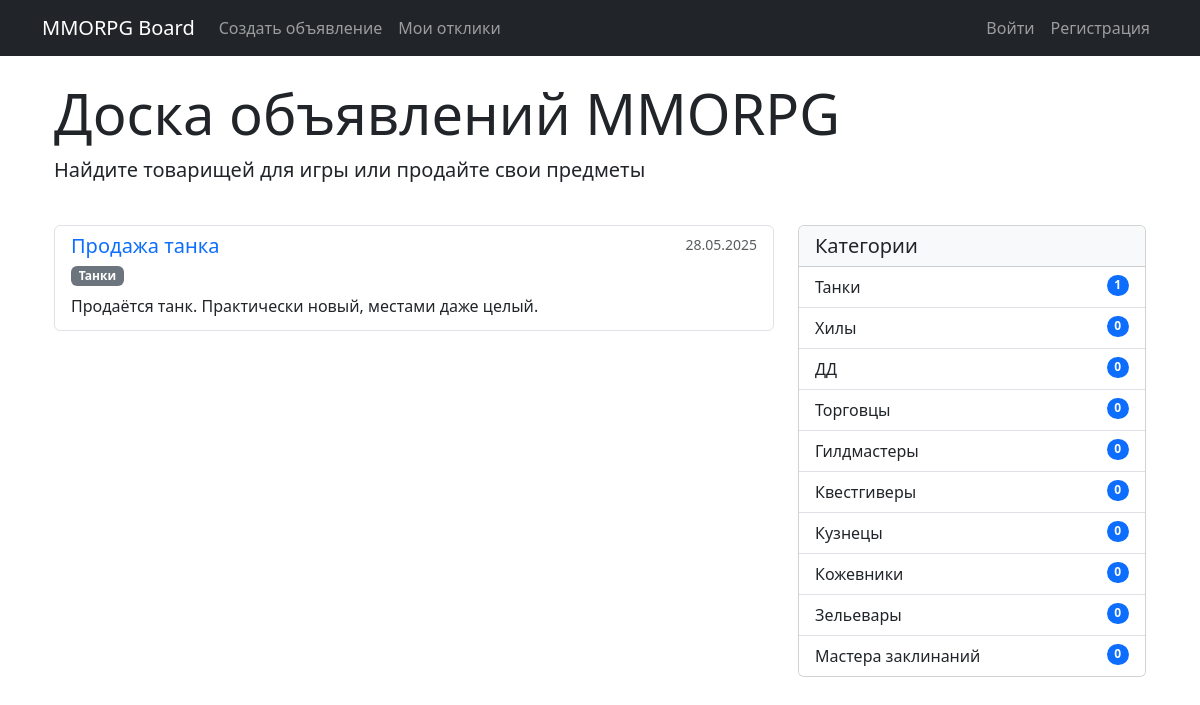
The app's page /, older data.
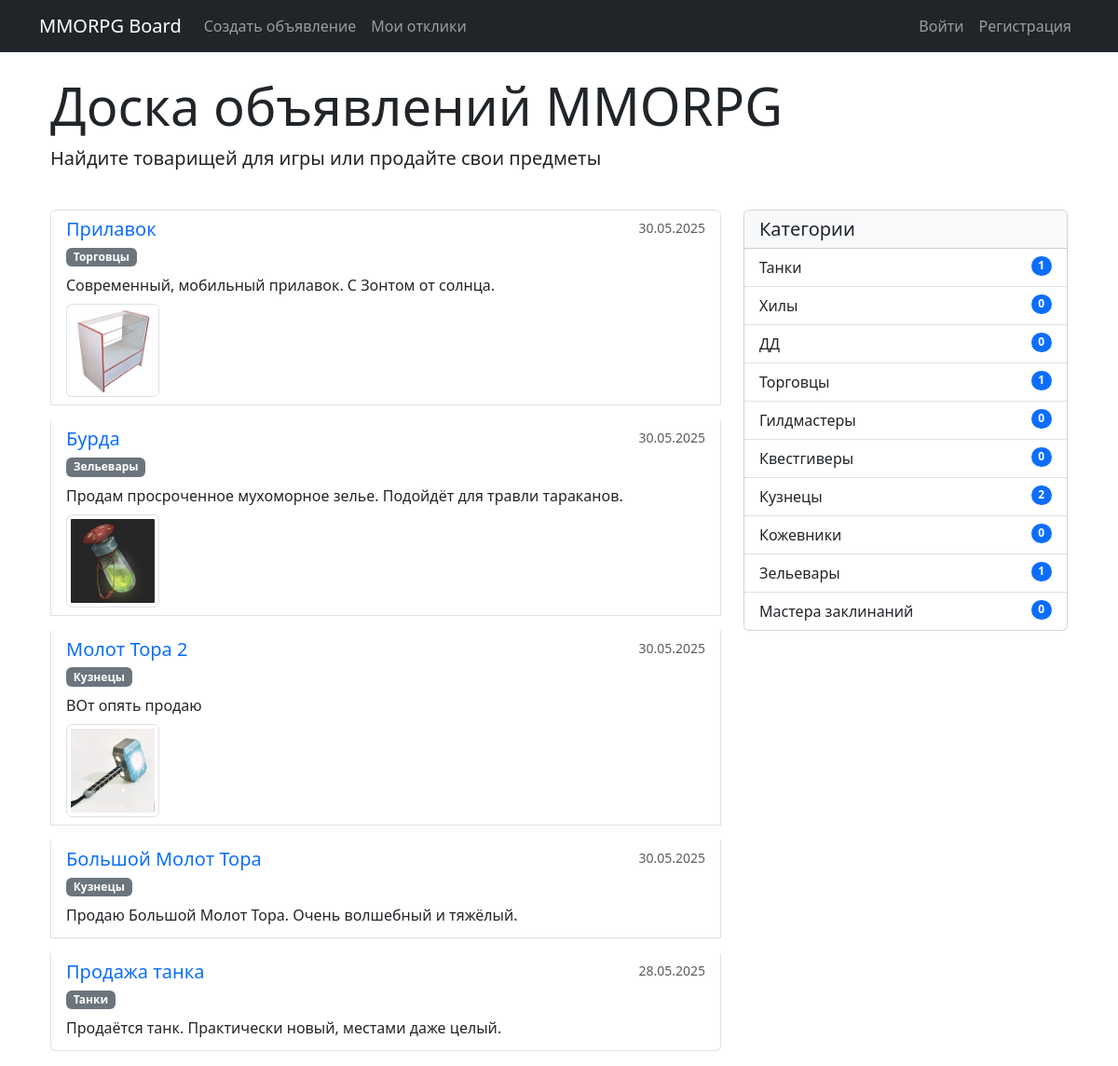
The same page, newer data.
### ads/models.py (models this page shows, shortened)
class Advertisement(models.Model):
    title = models.CharField(max_length=255, validators=[MinLengthValidator(5)])
    content = CKEditor5Field('Text', config_name='default')
    image = models.ImageField(upload_to='ads_images/', blank=True, null=True, verbose_name="Изображение")
    video = models.FileField(upload_to='ads_videos/', blank=True, null=True, verbose_name="Видео")
    author = models.ForeignKey(User, on_delete=models.CASCADE)
    category = models.ForeignKey(Category, on_delete=models.PROTECT)
    created_at = models.DateTimeField(auto_now_add=True)
    updated_at = models.DateTimeField(auto_now=True)

class Category(models.Model):
    CATEGORY_CHOICES = [
        ('Tanks', 'Танки'),
        ('Heals', 'Хилы'),
        ('DD', 'ДД'),
        ('Merchants', 'Торговцы'),
        ('Guildmasters', 'Гилдмастеры'),
        ('Questgivers', 'Квестгиверы'),
        ('Blacksmiths', 'Кузнецы'),
        ('Tanners', 'Кожевники'),
        ('Potionmakers', 'Зельевары'),
        ('Spellmasters', 'Мастера заклинаний'),
    ]
    name = models.CharField(max_length=20, choices=CATEGORY_CHOICES, unique=True)

### ads/views.py (the view)
# urls.py: path('', home, name='home'),
def home(request):
    categories = Category.objects.all()
    advertisements = Advertisement.objects.all().order_by('-created_at')
    return render(request, 'ads/home.html', {
        'categories': categories,
        'advertisements': advertisements,
    })

### templates/ads/home.html (shortened to what this page needs)
{% extends 'base.html' %}
{% block content %}
<div class="container">
    <div class="row mb-4">
        <div class="col">
            <h1 class="display-4">Доска объявлений MMORPG</h1>
            <p class="lead">Найдите товарищей для игры или продайте свои предметы</p>
        </div>
        <div class="col-auto">
        </div>
    </div>
    <div class="row">
        <div class="col-lg-8">
            {% if advertisements %}
            <div class="list-group">
                {% for ad in advertisements %}
                <div class="list-group-item mb-3">
                    <div class="d-flex w-100 justify-content-between">
                        <h5 class="mb-1">
                            <a href="{% url 'advertisement_detail' ad.pk %}"
                               class="text-decoration-none">
                                {{ ad.title }}
                            </a>
                        </h5>
                        <small class="text-muted">{{ ad.created_at|date:"d.m.Y" }}</small>
                    </div>
                    <div class="mb-2">
                        <span class="badge bg-secondary">
                            {{ ad.category.get_name_display }}
                        </span>
                    </div>
                    <p class="mb-1">{{ ad.content|striptags|truncatechars:150 }}</p>
                    {% if ad.image and ad.image.url %}
                    <div class="mt-2">
                        <img src="{{ ad.image.url }}"
                             alt="{{ ad.title }}"
                             class="img-thumbnail"
                             style="max-height: 100px;"
                             onerror="this.style.display='none'">
                    </div>
                    {% endif %}
                </div>
                {% endfor %}
            </div>
            {% else %}
            <div class="alert alert-info">
                Пока нет объявлений. Будьте первым!
            </div>
            {% endif %}
        </div>
        <div class="col-lg-4">
            <div class="card mb-4">
                <div class="card-header bg-light">
                    <h5 class="mb-0">Категории</h5>
                </div>
                <div class="list-group list-group-flush">
                    {% for category in categories %}
                    <a href="#" class="list-group-item list-group-item-action">
                        {{ category.get_name_display }}
                        <span class="badge bg-primary rounded-pill float-end">
                            {{ category.advertisement_set.count }}
                        </span>
                    </a>
                    {% endfor %}
                </div>
            </div>
        </div>
    </div>
</div>
{% endblock %}

### templates/base.html (shortened to what this page needs)
<!DOCTYPE html>
<html lang="ru">
<head>
    <link href="https://cdn.jsdelivr.net/npm/bootstrap@5.3.0/dist/css/bootstrap.min.css" rel="stylesheet">
    <link href="https://cdn.jsdelivr.net/npm/bootstrap-icons/font/bootstrap-icons.css" rel="stylesheet">
</head>
<body>
    <nav class="navbar navbar-expand-lg navbar-dark bg-dark">
        <div class="container">
            <a class="navbar-brand" href="{% url 'home' %}">MMORPG Board</a>
            <div class="collapse navbar-collapse">
                <ul class="navbar-nav me-auto">
                    <li class="nav-item">
                        <a class="nav-link" href="{% url 'create_advertisement' %}">Создать объявление</a>
                    </li>
                    <li class="nav-item">
                        <a class="nav-link" href="{% url 'my_responses' %}">Мои отклики</a>
                    </li>
                </ul>
                <ul class="navbar-nav">
                    {% if user.is_authenticated %}
                        <li class="nav-item">
                            <span class="nav-link">Привет, {{ user.username }}!</span>
                        </li>
                        <li class="nav-item">
                            <form action="{% url 'logout' %}" method="post">
                                {% csrf_token %}
                                <button type="submit" class="nav-link btn btn-link" style="display: inline;">
                                    Выйти
                                </button>
                            </form>
                        </li>
                    {% else %}
                        <li class="nav-item">
                            <a class="nav-link" href="{% url 'login' %}">Войти</a>
                        </li>
                        <li class="nav-item">
                            <a class="nav-link" href="{% url 'register' %}">Регистрация</a>
                        </li>
                    {% endif %}
                </ul>
            </div>
        </div>
    </nav>
    <div class="container mt-4">
        {% block content %}
        {% endblock %}
    </div>
</body>
</html>

Row changes from the older to the newer data that the page shows:
added Advertisement: title "Прилавок", created_at "30.05.2025", category.name "Торговцы", content "Современный, мобильный прилавок. С Зонтом от солнца.", image (picture)
added Advertisement: title "Бурда", created_at "30.05.2025", category.name "Зельевары", content "Продам просроченное мухоморное зелье. Подойдёт для травли тараканов.", image (picture)
added Advertisement: title "Молот Тора 2", created_at "30.05.2025", category.name "Кузнецы", content "ВОт опять продаю", image (picture)
added Advertisement: title "Большой Молот Тора", created_at "30.05.2025", category.name "Кузнецы", content "Продаю Большой Молот Тора. Очень волшебный и тяжёлый."
computed for Category "Торговцы": advertisement_set.count "0" → "1"
computed for Category "Кузнецы": advertisement_set.count "0" → "2"
computed for Category "Зельевары": advertisement_set.count "0" → "1"
